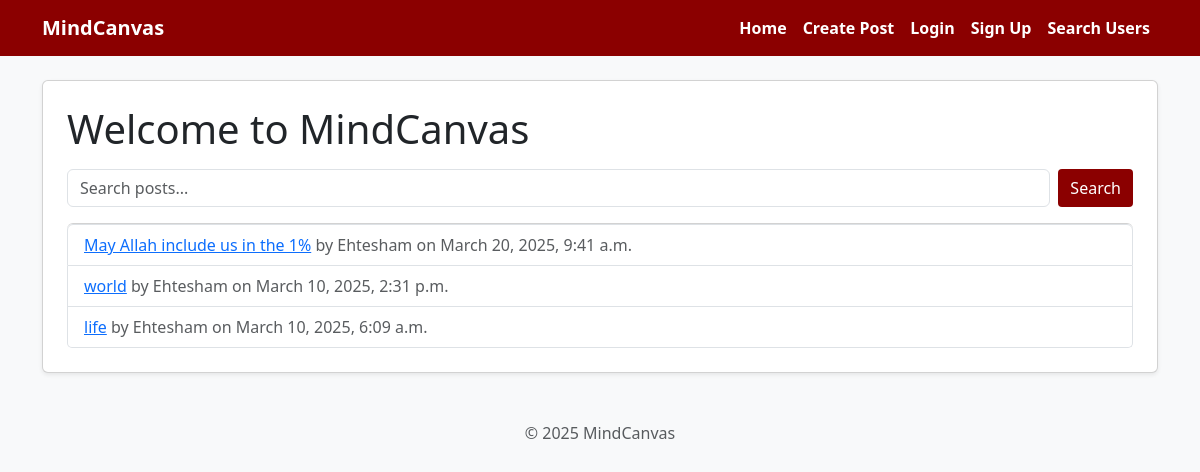
The page / on the database its author committed.
### posts/models.py (models this page shows, shortened)
class Post(models.Model):
    title = models.CharField(max_length=200)  # Post title
    content = models.TextField()  # Learning or idea content
    image = models.ImageField(upload_to='images/', blank=True, null=True)  # Optional image
    video = models.FileField(upload_to='videos/', blank=True, null=True)  # Optional video
    author = models.ForeignKey(User, on_delete=models.CASCADE)  # Post creator
    created_at = models.DateTimeField(auto_now_add=True)  # Timestamp

### posts/views.py (the view)
# urls.py: path('', views.index, name='index'),
def index(request):
    query = request.GET.get('q')
    if query:
        posts_list = Post.objects.filter(
            Q(title__icontains=query) | Q(content__icontains=query)
        ).order_by('-created_at')
    else:
        posts_list = Post.objects.all().order_by('-created_at')
    paginator = Paginator(posts_list, 5)  # 5 posts per page
    page_number = request.GET.get('page')
    posts = paginator.get_page(page_number)
    return render(request, 'posts/index.html', {'posts': posts, 'query': query})

### posts/templates/posts/index.html (shortened to what this page needs)
{% extends 'base.html' %}
{% block content %}
<div class="card p-4 shadow-sm">
    <h1 class="mb-3">Welcome to MindCanvas</h1>
    <form method="get" action="{% url 'index' %}" class="d-flex mb-3">
        <input type="text" name="q" class="form-control me-2" placeholder="Search posts..." value="{{ query|default:'' }}">
        <button type="submit" class="btn btn-primary">Search</button>
    </form>
    <ul class="list-group">
        {% for post in posts %}
            <li class="list-group-item">
                <a href="{% url 'post_detail' post.pk %}">{{ post.title }}</a>
                <span class="text-muted">by {{ post.author.username }} on {{ post.created_at }}</span>
            </li>
        {% empty %}
            <li class="list-group-item">No posts found.</li>
        {% endfor %}
    </ul>
</div>
{% endblock %}

### templates/base.html (shortened to what this page needs)
{% load static %}
<!DOCTYPE html>
<html>
<head>
    <link rel="stylesheet" href="{% static 'bootstrap-5.3.3-dist/css/bootstrap.min.css' %}">
    <link rel="stylesheet" href="{% static 'css/style.css' %}">
</head>
<body class="bg-light">
<nav class="navbar navbar-expand-lg navbar-dark" style="background-color: #8B0000;">
  <div class="container">
    <a class="navbar-brand fw-bold" href="{% url 'index' %}">MindCanvas</a>
    <div class="collapse navbar-collapse" id="navbarNav">
      <ul class="navbar-nav ms-auto">
        <li class="nav-item">
          <a class="nav-link" href="{% url 'index' %}">Home</a>
        </li>
        <li class="nav-item">
          <a class="nav-link" href="{% url 'create_post' %}">Create Post</a>
        </li>
        {% if user.is_authenticated %}
          <li class="nav-item">
            <a class="nav-link" href="{% url 'profile' %}">Profile</a>
          </li>
          <li class="nav-item">
            <a class="nav-link disabled">Welcome, {{ user.username }}</a>
          </li>
          <li class="nav-item">
            <form method="post" action="{% url 'logout' %}" class="d-inline">
              {% csrf_token %}
              <button type="submit" class="btn btn-light btn-sm mt-1 ms-2">Logout</button>
            </form>
          </li>
        {% else %}
          <li class="nav-item">
            <a class="nav-link" href="{% url 'login' %}">Login</a>
          </li>
          <li class="nav-item">
            <a class="nav-link" href="{% url 'signup' %}">Sign Up</a>
          </li>
        {% endif %}
        <li class="nav-item">
          <a class="nav-link" href="{% url 'search_users' %}">Search Users</a>
        </li>
      </ul>
    </div>
  </div>
</nav>
<div class="container my-4">
    {% block content %}
    {% endblock %}
</div>
<footer class="text-center mt-5 mb-3">
  <p class="text-muted">&copy; 2025 MindCanvas</p>
</footer>
</body>
</html>

### static/css/style.css (style rules this page uses)
body { background-color: #f8f9fa; }
.btn, button { background-color: #8B0000 !important; color: #fff !important; border: none !important; border-radius: 4px !important; }
.navbar-dark .navbar-nav .nav-link { color: #fff !important; font-weight: 600; }

### rows shown on the page
Post: title "May Allah include us in the 1%", author.username "Ehtesham", created_at "March 20, 2025, 9:41 a.m."
Post: title "world", author.username "Ehtesham", created_at "March 10, 2025, 2:31 p.m."
Post: title "life", author.username "Ehtesham", created_at "March 10, 2025, 6:09 a.m."
